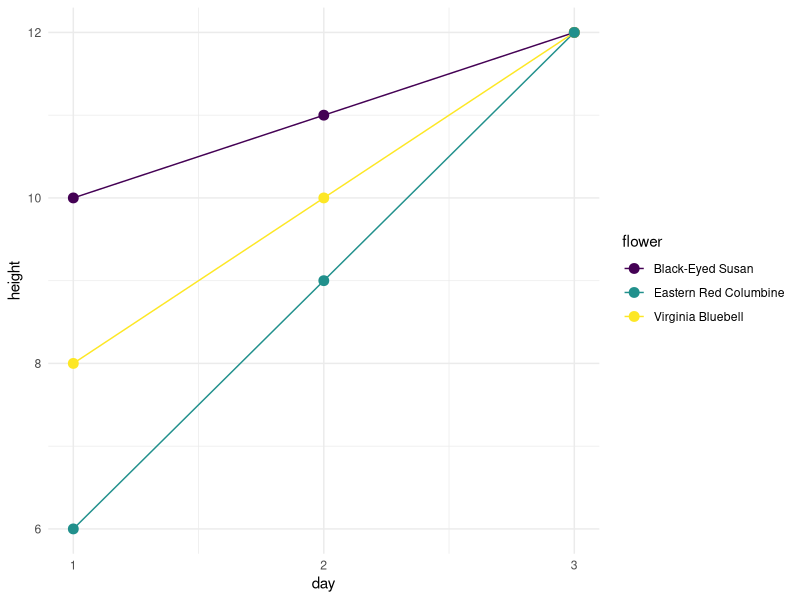

Write the R code that produced this figure. (Note: this script raises an error after producing the figure.)
## ---- chunk 1
#| echo: false

library(tidyverse)
library(ggrepel)
library(sf)
theme_set(theme_minimal())
## ---- chunk 2
#| echo: false
traffic_violations <- tibble(
  violation = c("Speeding", "Illegal parking", "Running red light"),
  occurred = ymd_hms(c(
    "2024-01-01 08:30:00",
    "2024-01-02 14:45:00",
    "2024-01-03 17:20:00"
  )),
  location = st_sfc(
    st_point(c(37.577544, -77.535458)),
    st_point(c(37.578414, -77.534858)),
    st_point(c(37.572642, -77.547447))
  ),
  fine = c(150.0, 75.5, 200.0),
  paid = c(TRUE, FALSE, FALSE)
)
## ---- chunk 3
traffic_violations
## ---- chunk 4
#| echo: false
traffic_violations |>
  filter(paid == FALSE) |>
  summarize(outstanding = sum(fine))
## ---- chunk 5
#| echo: false
officer_fines <- tibble(
  officer_id = c(101, 102, 101, 102, 101, 102),
  date = ymd(c(
    "2024-01-01", "2024-01-01", "2024-01-02",
    "2024-01-02", "2024-01-01", "2024-01-02"
  )),
  fine = c(100, 150, 200, 100, 300, 400),
  paid = c(TRUE, FALSE, TRUE, TRUE, FALSE, FALSE)
) |> arrange(date)
## ---- chunk 6
officer_fines
## ---- chunk 7
#| echo: false

officer_fines |>
  mutate(
    fee = if_else(paid, 0, fine * (1 / 3)),
    total = fine + fee
  )
## ---- chunk 8
#| echo: false

flower <- c(
  "Black-Eyed Susan", "Virginia Bluebell", "Eastern Red Columbine"
)
height_day_1 <- c(10, 8, 6)
height_day_2 <- c(11, 10, 9)
height_day_3 <- c(12, 12, 12)

flowers <- tibble(
  flower,
  height_day_1,
  height_day_2,
  height_day_3
)
## ---- chunk 9
flowers
## ---- chunk 10
#| echo: false

flowers |>
  pivot_longer(
    cols = -flower,
    names_to = "day",
    names_prefix = "height_day_",
    names_transform = as.integer,
    values_to = "height"
  ) |>
  ggplot(aes(x = day, y = height, color = flower)) +
  geom_line() +
  geom_point(size = 3) +
  scale_color_viridis_d() +
  scale_x_continuous(breaks = 1:3)
## ---- chunk 11
#| echo: false
setlists <- tibble(
  artist = c(
    "Tracy Chapman", "Tracy Chapman", "Tracy Chapman",
    "Luke Combs", "Luke Combs", "Luke Combs"
  ),
  date = as_date(c(
    "1988-08-01", "1990-07-05", "1995-09-10",
    "2023-02-15", "2023-06-10", "2023-11-20"
  )),
  song = "Fast Car",
  set_order = c(1, 18, 18, 6, 1, 10)
) |>
  arrange(date)
## ---- chunk 12
setlists
## ---- chunk 13
#| echo: false
concert_venues <- tibble(
  artist = c(
    "Tracy Chapman", "Tracy Chapman", "Tracy Chapman",
    "Luke Combs", "Luke Combs", "Luke Combs"
  ),
  date = as_date(c(
    "1988-08-01", "1990-07-05", "1995-09-10",
    "2023-02-15", "2023-06-10", "2024-07-20"
  )),
  venue = c(
    "The Greek", "SummerStage",
    "Red Rocks", "The Greek",
    "Bridgestone Arena", "Ford Field"
  ),
  audience_size = c(6000, 15000, 9000, 6000, 19000, 45000)
)
## ---- chunk 14
concert_venues
## ---- chunk 15
#| echo: false

concert_venues |>
  inner_join(setlists, by = c("artist", "date"))
## ---- chunk 16
#| echo: false
#| fig-width: 5
#| fig-cap: "First Virginia map"

states <- read_sf("../data/state.geojson")

states |>
  filter(name == "Virginia") |>
  st_transform(crs = 4326) |>
  ggplot() +
  geom_sf()
## ---- chunk 17
#| echo: false
#| fig-width: 5
#| fig-cap: "Second Virginia map"

states |>
  filter(name == "Virginia") |>
  st_transform(crs = 5069) |>
  ggplot() +
  geom_sf()
## ---- chunk 18
#| echo: false

library(broom)

hans <- read_csv("../data/hans_roslin.csv")

hans_subset <- hans |>
  filter(year == 2007, continent == "Asia") |>
  select(country, year, gdp, life_exp)

model <- lm(life_exp ~ gdp, data = hans_subset)

hans_augmented <- model |>
  augment(newdata = hans_subset) |>
  arrange(.resid)

countries <- c(
  "Mongolia", "Iran", "Vietnam", "Afghanistan", "China", "Singapore",
  "Japan", "Korea, Rep."
)

hans_augmented |>
  ggplot(aes(gdp, life_exp)) +
  geom_point(alpha = 0.5) +
  geom_text_repel(
    aes(label = if_else(country %in% countries, country, NA)),
    size = 3
  ) +
  geom_smooth(method = "lm", se = FALSE) +
  scale_x_continuous(labels = scales::dollar_format()) +
  labs(
    x = "GDP per person",
    y = "Life expectancy",
    title = "Life expectancy by GDP in Asian countries (2007)"
  )
## ---- chunk 19
#| echo: false

destinys_child <- tibble(
  name = c("Beyoncé Knowles", "Kelly Rowland", "Michelle Williams"),
  birth_year = c(1981, 1981, 1979),
  birth_month = c(9, 2, 7),
  birth_day = c(4, 11, 23),
  birth_hour = c(3, 12, 23),
  birth_minute = c(59, 30, 1),
  birth_second = c(5, 28, 44)
) |>
  mutate(
    birth_datetime = make_datetime(
      birth_year,
      birth_month,
      birth_day,
      birth_hour,
      birth_minute,
      birth_second
    )
  ) |>
  select(name, birth_datetime)
## ---- chunk 20
destinys_child
## ---- chunk 21
#| echo: false

# Define operating hours in New York timezone
start_datetime <- ymd_hms("2024-11-15 06:00:00", tz = "America/New_York")
end_datetime <- ymd_hms("2024-11-15 15:00:00", tz = "America/New_York")

# Create a sequence of times at 15-minute intervals
times <- seq(start_datetime, end_datetime, by = "15 mins")

# Create a dataframe
coffee <- tibble(
  start_time = times
) %>%
  mutate(
    # Extract hour and minute
    hour = hour(start_time),
    minute = minute(start_time),
    
    # Calculate decimal time for easier calculations
    decimal_time = hour + minute / 60
  ) %>%
  # Assign people based on time with gradual transitions
  mutate(
    people = case_when(
      # Early Morning: 6 AM to 8 AM - Gradual Increase from 4 to 30
      decimal_time >= 6 & decimal_time < 8 ~ round(
        4 + ((decimal_time - 6) / 2) * (30 - 4) + rnorm(n(), 0, 2)
      ),
      
      # Morning Peak: 8 AM to 10 AM - High occupancy
      decimal_time >= 8 & decimal_time < 10 ~ round(
        30 + runif(n(), 0, 10)
      ),
      
      # Late Morning: 10 AM to 12 PM - Gradual Decrease from 30 to 20
      decimal_time >= 10 & decimal_time < 12 ~ round(
        30 - ((decimal_time - 10) / 2) * (30 - 20) + rnorm(n(), 0, 2)
      ),
      
      # Noon Peak: 12 PM to 1 PM - Temporary Bump to High Occupancy
      decimal_time >= 12 & decimal_time < 13 ~ round(
        20 + runif(n(), 10, 20)
      ),
      
      # Afternoon Decline: 1 PM to 3 PM - Gradual Decrease from 40 to 10
      decimal_time >= 13 & decimal_time <= 15 ~ round(
        40 - ((decimal_time - 13) / 2) * (40 - 10) + rnorm(n(), 0, 2)
      ),
      
      # Default: Minimum Occupancy
      TRUE ~ 4
    )
  ) %>%
  # Ensure people counts are within the specified range
  mutate(
    people = pmin(pmax(people, 4), 40)
  ) %>%
  # Convert start_time to UTC for consistent storage
  mutate(
    time_utc = with_tz(start_time, "UTC")
  ) %>%
  # Select relevant columns
  select(time_utc, people)
## ---- chunk 22
coffee |> 
  slice_head(n = 3)
## ---- chunk 23
#| echo: false
coffee |>
  ggplot(aes(time_utc, people)) +
  geom_line()
